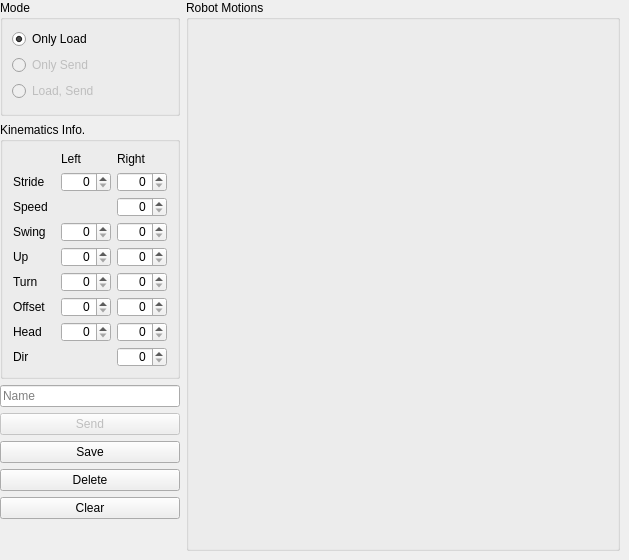
      <widget class="QWidget" name="kinematicTab">
       <attribute name="title">
        <string>Kinematic</string>
       </attribute>
       <widget class="QWidget" name="kinematicsWidget" native="true">
        <property name="geometry">
         <rect>
          <x>0</x>
          <y>0</y>
          <width>620</width>
          <height>551</height>
         </rect>
        </property>
        <property name="minimumSize">
         <size>
          <width>620</width>
          <height>0</height>
         </size>
        </property>
        <property name="maximumSize">
         <size>
          <width>620</width>
          <height>16777215</height>
         </size>
        </property>
        <layout class="QHBoxLayout" name="horizontalLayout">
         <item>
          <layout class="QVBoxLayout" name="verticalLayout_4">
           <property name="spacing">
            <number>-1</number>
           </property>
           <property name="leftMargin">
            <number>0</number>
           </property>
           <property name="topMargin">
            <number>0</number>
           </property>
           <property name="rightMargin">
            <number>0</number>
           </property>
           <property name="bottomMargin">
            <number>0</number>
           </property>
           <item>
            <widget class="QGroupBox" name="groupBox_2">
             <property name="minimumSize">
              <size>
               <width>100</width>
               <height>0</height>
              </size>
             </property>
             <property name="maximumSize">
              <size>
               <width>200</width>
               <height>16777215</height>
              </size>
             </property>
             <property name="title">
              <string>Mode</string>
             </property>
             <layout class="QVBoxLayout" name="verticalLayout_3">
              <property name="bottomMargin">
               <number>12</number>
              </property>
              <item>
               <widget class="QRadioButton" name="kinematicOptionLoad">
                <property name="enabled">
                 <bool>true</bool>
                </property>
                <property name="text">
                 <string>Only Load</string>
                </property>
                <property name="checked">
                 <bool>true</bool>
                </property>
               </widget>
              </item>
              <item>
               <widget class="QRadioButton" name="kinematicOptionSend">
                <property name="enabled">
                 <bool>false</bool>
                </property>
                <property name="text">
                 <string>Only Send</string>
                </property>
               </widget>
              </item>
              <item>
               <widget class="QRadioButton" name="kinematicOptionLoadAndSend">
                <property name="enabled">
                 <bool>false</bool>
                </property>
                <property name="text">
                 <string>Load, Send</string>
                </property>
               </widget>
              </item>
             </layout>
            </widget>
           </item>
           <item>
            <widget class="QGroupBox" name="groupBox_5">
             <property name="minimumSize">
              <size>
               <width>0</width>
               <height>220</height>
              </size>
             </property>
             <property name="maximumSize">
              <size>
               <width>200</width>
               <height>16777215</height>
              </size>
             </property>
             <property name="title">
              <string>Kinematics Info.</string>
             </property>
             <layout class="QGridLayout" name="gridLayout_7">
              <property name="leftMargin">
               <number>5</number>
              </property>
              <property name="topMargin">
               <number>5</number>
              </property>
              <property name="rightMargin">
               <number>5</number>
              </property>
              <property name="bottomMargin">
               <number>5</number>
              </property>
              <item row="0" column="0">
               <layout class="QGridLayout" name="gridLayout_8">
                <property name="leftMargin">
                 <number>5</number>
                </property>
                <property name="topMargin">
                 <number>5</number>
                </property>
                <property name="rightMargin">
                 <number>5</number>
                </property>
                <property name="bottomMargin">
                 <number>5</number>
                </property>
                <item row="0" column="1">
                 <widget class="QLabel" name="label_9">
                  <property name="text">
                   <string>Left</string>
                  </property>
                 </widget>
                </item>
                <item row="0" column="2">
                 <widget class="QLabel" name="label_10">
                  <property name="text">
                   <string>Right</string>
                  </property>
                 </widget>
                </item>
                <item row="1" column="0">
                 <widget class="QLabel" name="label">
                  <property name="text">
                   <string>Stride</string>
                  </property>
                 </widget>
                </item>
                <item row="1" column="1">
                 <widget class="QSpinBox" name="strideLeftSpinBox">
                  <property name="minimumSize">
                   <size>
                    <width>50</width>
                    <height>20</height>
                   </size>
                  </property>
                  <property name="maximumSize">
                   <size>
                    <width>50</width>
                    <height>20</height>
                   </size>
                  </property>
                  <property name="alignment">
                   <set>Qt::AlignRight|Qt::AlignTrailing|Qt::AlignVCenter</set>
                  </property>
                  <property name="specialValueText">
                   <string/>
                  </property>
                  <property name="maximum">
                   <number>255</number>
                  </property>
                 </widget>
                </item>
                <item row="1" column="2">
                 <widget class="QSpinBox" name="strideRightSpinBox">
                  <property name="minimumSize">
                   <size>
                    <width>50</width>
                    <height>20</height>
                   </size>
                  </property>
                  <property name="maximumSize">
                   <size>
                    <width>50</width>
                    <height>20</height>
                   </size>
                  </property>
                  <property name="alignment">
                   <set>Qt::AlignRight|Qt::AlignTrailing|Qt::AlignVCenter</set>
                  </property>
                  <property name="specialValueText">
                   <string/>
                  </property>
                  <property name="maximum">
                   <number>255</number>
                  </property>
                 </widget>
                </item>
                <item row="2" column="0">
                 <widget class="QLabel" name="label_2">
                  <property name="text">
                   <string>Speed</string>
                  </property>
                 </widget>
                </item>
                <item row="3" column="0">
                 <widget class="QLabel" name="label_3">
                  <property name="text">
                   <string>Swing</string>
                  </property>
                 </widget>
                </item>
                <item row="3" column="1">
                 <widget class="QSpinBox" name="swingLeftSpinBox">
                  <property name="minimumSize">
                   <size>
                    <width>50</width>
                    <height>20</height>
                   </size>
                  </property>
                  <property name="maximumSize">
                   <size>
                    <width>50</width>
                    <height>20</height>
                   </size>
                  </property>
                  <property name="alignment">
                   <set>Qt::AlignRight|Qt::AlignTrailing|Qt::AlignVCenter</set>
                  </property>
                  <property name="specialValueText">
                   <string/>
                  </property>
                  <property name="maximum">
                   <number>255</number>
                  </property>
                 </widget>
                </item>
                <item row="3" column="2">
                 <widget class="QSpinBox" name="swingRightSpinBox">
                  <property name="minimumSize">
                   <size>
                    <width>50</width>
                    <height>20</height>
                   </size>
                  </property>
                  <property name="maximumSize">
                   <size>
                    <width>50</width>
                    <height>20</height>
                   </size>
                  </property>
                  <property name="alignment">
                   <set>Qt::AlignRight|Qt::AlignTrailing|Qt::AlignVCenter</set>
                  </property>
                  <property name="specialValueText">
                   <string/>
                  </property>
                  <property name="maximum">
                   <number>255</number>
                  </property>
                 </widget>
                </item>
                <item row="4" column="0">
                 <widget class="QLabel" name="label_4">
                  <property name="text">
                   <string>Up</string>
                  </property>
                 </widget>
                </item>
                <item row="4" column="1">
                 <widget class="QSpinBox" name="upLeftSpinBox">
                  <property name="minimumSize">
                   <size>
                    <width>50</width>
                    <height>20</height>
                   </size>
                  </property>
                  <property name="maximumSize">
                   <size>
                    <width>50</width>
                    <height>20</height>
                   </size>
                  </property>
                  <property name="alignment">
                   <set>Qt::AlignRight|Qt::AlignTrailing|Qt::AlignVCenter</set>
                  </property>
                  <property name="specialValueText">
                   <string/>
                  </property>
                  <property name="maximum">
                   <number>255</number>
                  </property>
                 </widget>
                </item>
                <item row="4" column="2">
                 <widget class="QSpinBox" name="upRightSpinBox">
                  <property name="minimumSize">
                   <size>
                    <width>50</width>
                    <height>20</height>
                   </size>
                  </property>
                  <property name="maximumSize">
                   <size>
                    <width>50</width>
                    <height>20</height>
                   </size>
                  </property>
                  <property name="alignment">
                   <set>Qt::AlignRight|Qt::AlignTrailing|Qt::AlignVCenter</set>
                  </property>
                  <property name="specialValueText">
                   <string/>
                  </property>
                  <property name="maximum">
                   <number>255</number>
                  </property>
                 </widget>
                </item>
                <item row="5" column="0">
                 <widget class="QLabel" name="label_5">
                  <property name="text">
                   <string>Turn</string>
                  </property>
                 </widget>
                </item>
                <item row="5" column="1">
                 <widget class="QSpinBox" name="turnLeftSpinBox">
                  <property name="minimumSize">
                   <size>
                    <width>50</width>
                    <height>20</height>
                   </size>
                  </property>
                  <property name="maximumSize">
                   <size>
                    <width>50</width>
                    <height>20</height>
                   </size>
                  </property>
                  <property name="alignment">
                   <set>Qt::AlignRight|Qt::AlignTrailing|Qt::AlignVCenter</set>
                  </property>
                  <property name="specialValueText">
                   <string/>
                  </property>
                  <property name="maximum">
                   <number>255</number>
                  </property>
                 </widget>
                </item>
                <item row="5" column="2">
                 <widget class="QSpinBox" name="turnRightSpinBox">
                  <property name="minimumSize">
                   <size>
                    <width>50</width>
                    <height>20</height>
                   </size>
                  </property>
                  <property name="maximumSize">
                   <size>
                    <width>50</width>
                    <height>20</height>
                   </size>
                  </property>
                  <property name="alignment">
                   <set>Qt::AlignRight|Qt::AlignTrailing|Qt::AlignVCenter</set>
                  </property>
                  <property name="specialValueText">
                   <string/>
                  </property>
                  <property name="maximum">
                   <number>255</number>
                  </property>
                 </widget>
                </item>
                <item row="6" column="0">
                 <widget class="QLabel" name="label_6">
                  <property name="text">
                   <string>Offset</string>
                  </property>
                 </widget>
                </item>
                <item row="6" column="1">
                 <widget class="QSpinBox" name="offsetLeftSpinBox">
                  <property name="minimumSize">
                   <size>
                    <width>50</width>
                    <height>20</height>
                   </size>
                  </property>
                  <property name="maximumSize">
                   <size>
                    <width>50</width>
                    <height>20</height>
                   </size>
                  </property>
                  <property name="alignment">
                   <set>Qt::AlignRight|Qt::AlignTrailing|Qt::AlignVCenter</set>
                  </property>
                  <property name="specialValueText">
                   <string/>
                  </property>
                  <property name="maximum">
                   <number>255</number>
                  </property>
                 </widget>
                </item>
                <item row="6" column="2">
                 <widget class="QSpinBox" name="offsetRightSpinBox">
                  <property name="minimumSize">
                   <size>
                    <width>50</width>
                    <height>20</height>
                   </size>
                  </property>
                  <property name="maximumSize">
                   <size>
                    <width>50</width>
                    <height>20</height>
                   </size>
                  </property>
                  <property name="alignment">
                   <set>Qt::AlignRight|Qt::AlignTrailing|Qt::AlignVCenter</set>
                  </property>
                  <property name="specialValueText">
                   <string/>
                  </property>
                  <property name="maximum">
                   <number>255</number>
                  </property>
                 </widget>
                </item>
                <item row="7" column="0">
                 <widget class="QLabel" name="label_8">
                  <property name="text">
                   <string>Head</string>
                  </property>
                 </widget>
                </item>
                <item row="7" column="1">
                 <widget class="QSpinBox" name="headLeftRightSpinBox">
                  <property name="minimumSize">
                   <size>
                    <width>50</width>
                    <height>20</height>
                   </size>
                  </property>
                  <property name="maximumSize">
                   <size>
                    <width>50</width>
                    <height>20</height>
                   </size>
                  </property>
                  <property name="alignment">
                   <set>Qt::AlignRight|Qt::AlignTrailing|Qt::AlignVCenter</set>
                  </property>
                  <property name="specialValueText">
                   <string/>
                  </property>
                  <property name="maximum">
                   <number>255</number>
                  </property>
                 </widget>
                </item>
                <item row="7" column="2">
                 <widget class="QSpinBox" name="headUpDownSpinBox">
                  <property name="minimumSize">
                   <size>
                    <width>50</width>
                    <height>20</height>
                   </size>
                  </property>
                  <property name="maximumSize">
                   <size>
                    <width>50</width>
                    <height>20</height>
                   </size>
                  </property>
                  <property name="alignment">
                   <set>Qt::AlignRight|Qt::AlignTrailing|Qt::AlignVCenter</set>
                  </property>
                  <property name="specialValueText">
                   <string/>
                  </property>
                  <property name="maximum">
                   <number>255</number>
                  </property>
                 </widget>
                </item>
                <item row="8" column="0">
                 <widget class="QLabel" name="label_7">
                  <property name="text">
                   <string>Dir</string>
                  </property>
                 </widget>
                </item>
                <item row="8" column="2">
                 <widget class="QSpinBox" name="dirSpinBox">
                  <property name="minimumSize">
                   <size>
                    <width>50</width>
                    <height>20</height>
                   </size>
                  </property>
                  <property name="maximumSize">
                   <size>
                    <width>50</width>
                    <height>20</height>
                   </size>
                  </property>
                  <property name="alignment">
                   <set>Qt::AlignRight|Qt::AlignTrailing|Qt::AlignVCenter</set>
                  </property>
                  <property name="specialValueText">
                   <string/>
                  </property>
                  <property name="maximum">
                   <number>255</number>
                  </property>
                 </widget>
                </item>
                <item row="2" column="2">
                 <widget class="QSpinBox" name="speedSpinBox">
                  <property name="minimumSize">
                   <size>
                    <width>50</width>
                    <height>20</height>
                   </size>
                  </property>
                  <property name="maximumSize">
                   <size>
                    <width>50</width>
                    <height>20</height>
                   </size>
                  </property>
                  <property name="alignment">
                   <set>Qt::AlignRight|Qt::AlignTrailing|Qt::AlignVCenter</set>
                  </property>
                  <property name="specialValueText">
                   <string/>
                  </property>
                  <property name="maximum">
                   <number>255</number>
                  </property>
                 </widget>
                </item>
               </layout>
              </item>
             </layout>
            </widget>
           </item>
           <item>
            <widget class="QLineEdit" name="kinematicNameLineEdit">
             <property name="maximumSize">
              <size>
               <width>180</width>
               <height>16777215</height>
              </size>
             </property>
             <property name="placeholderText">
              <string>Name</string>
             </property>
            </widget>
           </item>
           <item>
            <widget class="QPushButton" name="kinematicSendButton">
             <property name="enabled">
              <bool>false</bool>
             </property>
             <property name="maximumSize">
              <size>
               <width>200</width>
               <height>16777215</height>
              </size>
             </property>
             <property name="text">
              <string>Send</string>
             </property>
            </widget>
           </item>
           <item>
            <widget class="QPushButton" name="kinematicSaveButton">
             <property name="enabled">
              <bool>true</bool>
             </property>
             <property name="maximumSize">
              <size>
               <width>200</width>
               <height>16777215</height>
              </size>
             </property>
             <property name="text">
              <string>Save</string>
             </property>
            </widget>
           </item>
           <item>
            <widget class="QPushButton" name="kinematicDeleteButton">
             <property name="enabled">
              <bool>true</bool>
             </property>
             <property name="maximumSize">
              <size>
               <width>200</width>
               <height>16777215</height>
              </size>
             </property>
             <property name="text">
              <string>Delete</string>
             </property>
            </widget>
           </item>
           <item>
            <widget class="QPushButton" name="kinematicClearButton">
             <property name="enabled">
              <bool>true</bool>
             </property>
             <property name="maximumSize">
              <size>
               <width>200</width>
               <height>16777215</height>
              </size>
             </property>
             <property name="text">
              <string>Clear</string>
             </property>
            </widget>
           </item>
           <item>
            <spacer name="verticalSpacer_2">
             <property name="orientation">
              <enum>Qt::Vertical</enum>
             </property>
             <property name="sizeHint" stdset="0">
              <size>
               <width>20</width>
               <height>40</height>
              </size>
             </property>
            </spacer>
           </item>
          </layout>
         </item>
         <item>
          <widget class="QGroupBox" name="robotMotionsGroupBox">
           <property name="minimumSize">
            <size>
             <width>380</width>
             <height>540</height>
            </size>
           </property>
           <property name="title">
            <string>Robot Motions</string>
           </property>
           <layout class="QGridLayout" name="robotMotionsGroupboxLayout">
            <property name="leftMargin">
             <number>0</number>
            </property>
            <property name="topMargin">
             <number>0</number>
            </property>
            <property name="rightMargin">
             <number>0</number>
            </property>
            <property name="bottomMargin">
             <number>0</number>
            </property>
           </layout>
          </widget>
         </item>
        </layout>
       </widget>
      </widget>
